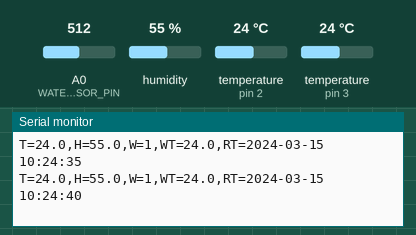
This sketch was run on a simulated Arduino Uno, built with avr-gcc and run on an emulated ATmega328P. Parts: the last lines printed to the serial monitor. The test bench sets the inputs (shaded band); at power-on: humidity 55 %, temperature (sensors on pin 3, pin 2) 24 °C, A0 (WATER_SENSOR_PIN) = 512. The local clock reads 2024-03-15 10:24:30 at power-on unless the sketch sets it.

Above: at 10.8 s.
10.9 s: humidity set to 22 %
At 17.0 s:
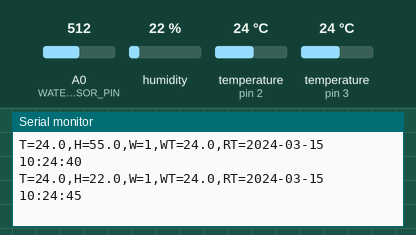
18.3 s: temperature (sensor on pin 3) set to 12 °C
At 22.0 s:
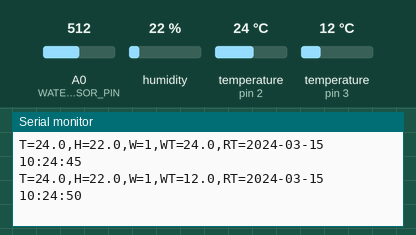
25.7 s: A0 (WATER_SENSOR_PIN) set to 490
At 27.0 s:
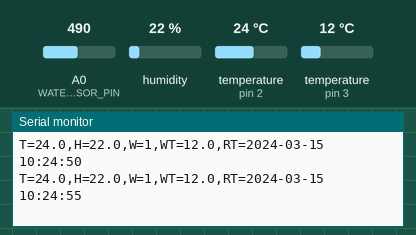
33.1 s: temperature (sensor on pin 2) set to 12 °C
At 37.0 s:
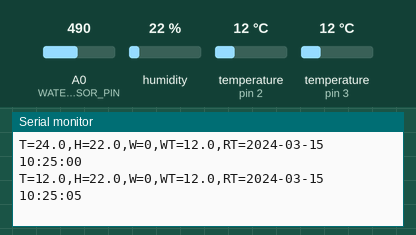
40.5 s: temperature (sensor on pin 3) set to 19 °C
At 42.1 s:
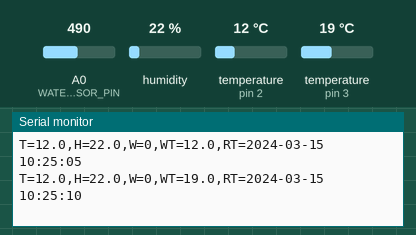
47.9 s: A0 (WATER_SENSOR_PIN) set to 510
At 52.1 s:
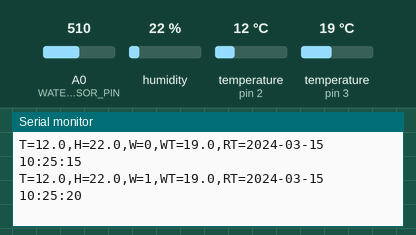
Timing chart, 0 to 53.6 s (numbered marks = the images above; inputs shaded):
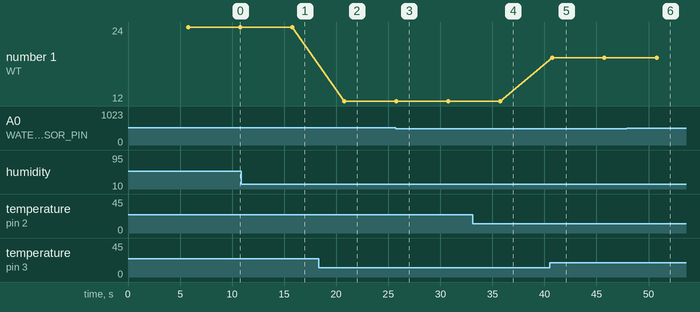

The sketch:

arduino_sensor_node.ino
```cpp
/*
 * ============================================================================
 *  Mosquito Breeding Risk Detection System — ARDUINO SENSOR NODE
 * ----------------------------------------------------------------------------
 *  Board: Arduino Uno (or Nano — identical pins for this wiring).
 *
 *  ROLE: read every sensor and stream the values to the ESP8266 gateway.
 *        This board has NO Wi-Fi; it only does sensor acquisition.
 *
 *  Sensors:
 *    - DHT22       : Air temperature + relative humidity   -> D2   (digital)
 *    - DS18B20     : Waterproof water temperature (1-Wire)  -> D3   (digital)
 *    - Water probe : Stagnant-water presence (analog)       -> A0   (analog)
 *    - DS3231 RTC  : Accurate timestamps (I2C)              -> A4 SDA / A5 SCL
 *
 *  Link to ESP8266 gateway (UART):
 *    - Arduino TX (D1)  ->  ESP8266 RX   (through a 5V->3.3V divider!)
 *    - Arduino RX (D0)  <-  ESP8266 TX
 *    - Common GND.
 *
 *  Serial line protocol (9600 baud, one line per sample):
 *    T=29.1,H=70.0,W=1,WT=28.0,RT=2026-10-15 19:30:00
 *      T  = air temperature  (°C)          [required]
 *      H  = relative humidity (%)          [required]
 *      W  = water detected (1/0)           [required]
 *      WT = water temperature (°C)         [optional, DS18B20]
 *      RT = DS3231 RTC device time         [optional, YYYY-MM-DD HH:MM:SS]
 *
 *  Required libraries (Arduino IDE Library Manager):
 *    - "DHT sensor library"      by Adafruit
 *    - "Adafruit Unified Sensor" by Adafruit
 *    - "OneWire"                 by Paul Stoffregen
 *    - "DallasTemperature"       by Miles Burton
 *    - "RTClib"                  by Adafruit  (for the DS3231 RTC)
 *
 *  Wiring notes:
 *    - 4.7k pull-up between DHT22 DATA (D2) and 5V.
 *    - 4.7k pull-up between DS18B20 DQ (D3) and 5V (1-Wire bus).
 *    - DS3231 VCC -> 3.3V (NOT 5V), GND -> GND, SDA -> A4, SCL -> A5.
 *    - Water probe VCC -> 5V, GND -> GND, AO -> A0.
 *    - Arduino TX -> ESP8266 RX needs a 5V->3.3V level divider (1k/2k).
 * ============================================================================
 */

#include <Wire.h>
#include <DHT.h>
#include <OneWire.h>
#include <DallasTemperature.h>
#include <RTClib.h>

// ----------------------------------------------------------------------------
//  PIN DEFINITIONS (Arduino Uno / Nano)
// ----------------------------------------------------------------------------
#define DHT_PIN           2      // DHT22 data
#define DHT_TYPE          DHT22
#define ONE_WIRE_BUS      3      // DS18B20 data (1-Wire)
#define WATER_SENSOR_PIN  A0     // analog water presence probe
#define WATER_THRESHOLD   500    // ADC reading above this => stagnant water present
#define SAMPLE_INTERVAL_MS 5000  // 5 second sampling interval

// ----------------------------------------------------------------------------
//  SENSOR OBJECTS
// ----------------------------------------------------------------------------
DHT dht(DHT_PIN, DHT_TYPE);
OneWire oneWire(ONE_WIRE_BUS);
DallasTemperature waterTempSensor(&oneWire);
RTC_DS3231 rtc;
bool rtcReady = false;

unsigned long lastSample = 0;

// ----------------------------------------------------------------------------
void setup() {
  Serial.begin(9600);          // link to the ESP8266 gateway
  dht.begin();
  waterTempSensor.begin();

  // DS3231 RTC on the I2C bus (Uno defaults: SDA = A4, SCL = A5)
  Wire.begin();
  rtcReady = rtc.begin();
  if (rtcReady && rtc.lostPower()) {
    rtc.adjust(DateTime(F(__DATE__), F(__TIME__)));
  }
}

// ----------------------------------------------------------------------------
//  Read the DS18B20 water temperature. Returns NAN on failure.
// ----------------------------------------------------------------------------
float readWaterTemperature() {
  waterTempSensor.requestTemperatures();
  float t = waterTempSensor.getTempCByIndex(0);
  if (t == DEVICE_DISCONNECTED_C) return NAN;
  return t;
}

// ----------------------------------------------------------------------------
//  Read all sensors and emit one line to the ESP8266 gateway.
// ----------------------------------------------------------------------------
void emitReading() {
  float humidity    = dht.readHumidity();
  float temperature = dht.readTemperature();   // Celsius

  if (isnan(humidity) || isnan(temperature)) {
    return;                                    // bad DHT cycle - skip it
  }

  int   waterRaw      = analogRead(WATER_SENSOR_PIN);
  bool  waterDetected = (waterRaw > WATER_THRESHOLD);
  float waterTemperature = readWaterTemperature();

  Serial.print(F("T="));  Serial.print(temperature, 1);
  Serial.print(F(",H=")); Serial.print(humidity, 1);
  Serial.print(F(",W=")); Serial.print(waterDetected ? 1 : 0);

  if (!isnan(waterTemperature)) {
    Serial.print(F(",WT=")); Serial.print(waterTemperature, 1);
  }

  if (rtcReady) {
    DateTime now = rtc.now();
    char ts[20];
    snprintf(ts, sizeof(ts), "%04d-%02d-%02d %02d:%02d:%02d",
             now.year(), now.month(), now.day(),
             now.hour(), now.minute(), now.second());
    Serial.print(F(",RT=")); Serial.print(ts);
  }

  Serial.println();
}

// ----------------------------------------------------------------------------
void loop() {
  if (millis() - lastSample >= SAMPLE_INTERVAL_MS) {
    lastSample = millis();
    emitReading();
  }
}
```

Measured:
- after the input at 10.9 s, the serial monitor: prints a new line after 4.9 s (image 1)
- after the input at 18.3 s, the serial monitor: prints a new line after 2.5 s (image 2)
- after the input at 33.1 s, the serial monitor: prints a new line after 2.7 s (image 4)
- after the input at 40.5 s, the serial monitor: prints a new line after 0.27 s (image 5)
- after the input at 47.9 s, the serial monitor: prints a new line after 2.9 s (image 6)
- plotted number 1: 24 → 12 after the input at 18.3 s, 12 → 19 after the input at 40.5 s
